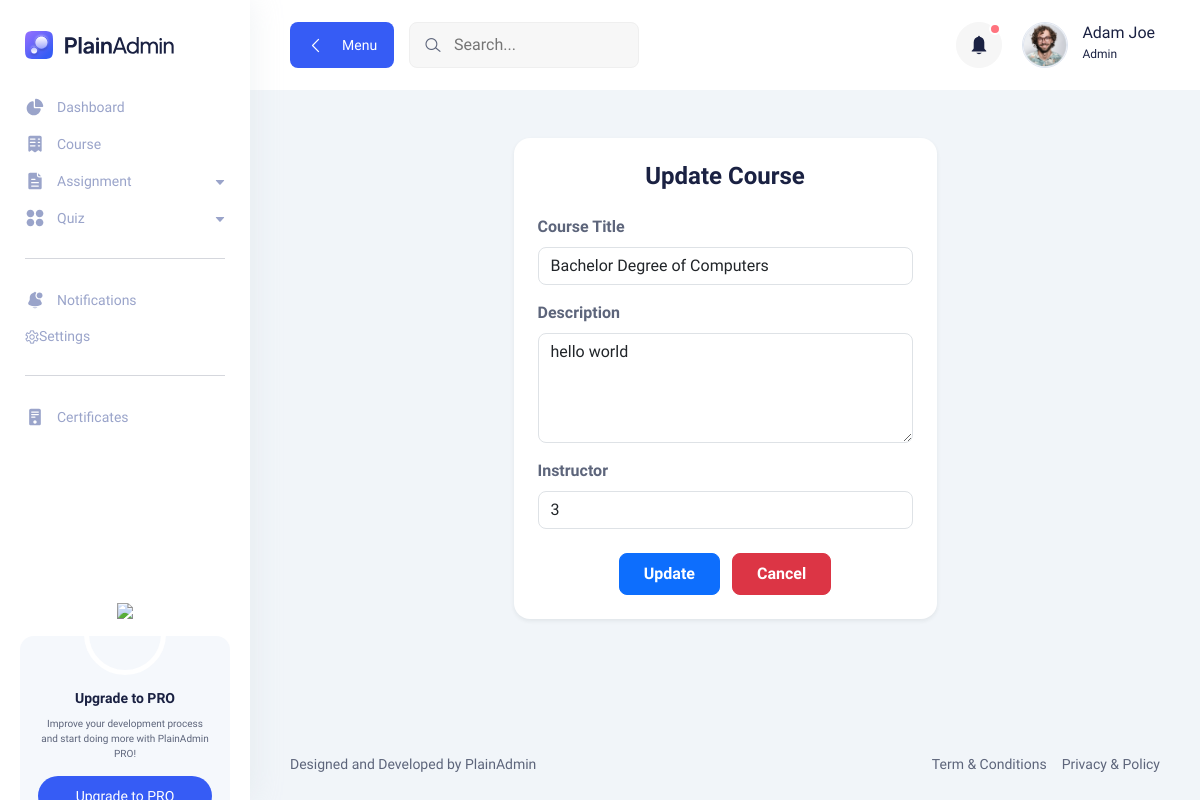
Page /edit_course/1/ on the committed database.
### app/models.py (models this page shows, shortened)
class Course(models.Model):
    title = models.CharField(max_length=200)
    description = models.TextField(blank=True, null=True)
    instructor= models.CharField(max_length=50)

### app/views.py (the view, shortened to what this page needs)
# urls.py: path("edit_course/<int:id>/", edit_course, name='edit_course'),
def edit_course(request, id):
    course = get_object_or_404(Course, id=id)
    return render(request, 'teacher/edit_course.html', {'course': course})

### app/templates/teacher/edit_course.html (shortened to what this page needs)
{% extends 'teacher/basefile.html' %}
{% block body %}
<section class="section">
  <div class="container-fluid">
    <div class="row justify-content-center">
      <div class="col-lg-6 col-md-8">
        <div class="card shadow-sm border-0 rounded-4 mt-5">
          <div class="card-body p-4">
            <h3 class="text-center mb-4 fw-semibold">
              {% if course %}Update Course{% else %}Add New Course{% endif %}
            </h3>
            <form method="POST">
              <div class="mb-3">
                <label class="form-label fw-semibold">Course Title</label>
                <input
                  type="text"
                  name="title"
                  class="form-control rounded-3"
                  placeholder="Enter course title"
                  value="{{ course.title|default:'' }}"
                  required
                >
              </div>
              <div class="mb-3">
                <label class="form-label fw-semibold">Description</label>
                <textarea
                  name="description"
                  class="form-control rounded-3"
                  rows="4"
                  placeholder="Write course description..."
                  required
                >{{ course.description|default:'' }}</textarea>
              </div>
              <div class="mb-3">
                <label class="form-label fw-semibold">Instructor</label>
                <input
                  type="text"
                  name="instructor"
                  class="form-control rounded-3"
                  placeholder="Enter instructor name"
                  value="{{ course.instructor|default:'' }}"
                  required
                >
              </div>
              <div class="text-center mt-4">
                <button type="submit" class="btn btn-primary px-4 py-2 rounded-3 fw-semibold">
                  {% if course %}Update{% else %}Save{% endif %}
                </button>
                <a href="{% url 'course_list' %}" class="btn btn-danger px-4 py-2 rounded-3 fw-semibold ms-2">
                  Cancel
                </a>
              </div>
            </form>
          </div>
        </div>
      </div>
    </div>
  </div>
</section>
{% endblock %}

### static/assets/css/fullcalendar.css (style rules this page uses)
:root { --fc-daygrid-event-dot-width:8px;--fc-list-event-dot-width:10px;--fc-list-event-hover-bg-color:#f5f5f5 }

### rows in the picture
Course: title "Bachelor Degree of Computers", description "hello world", instructor "3"
